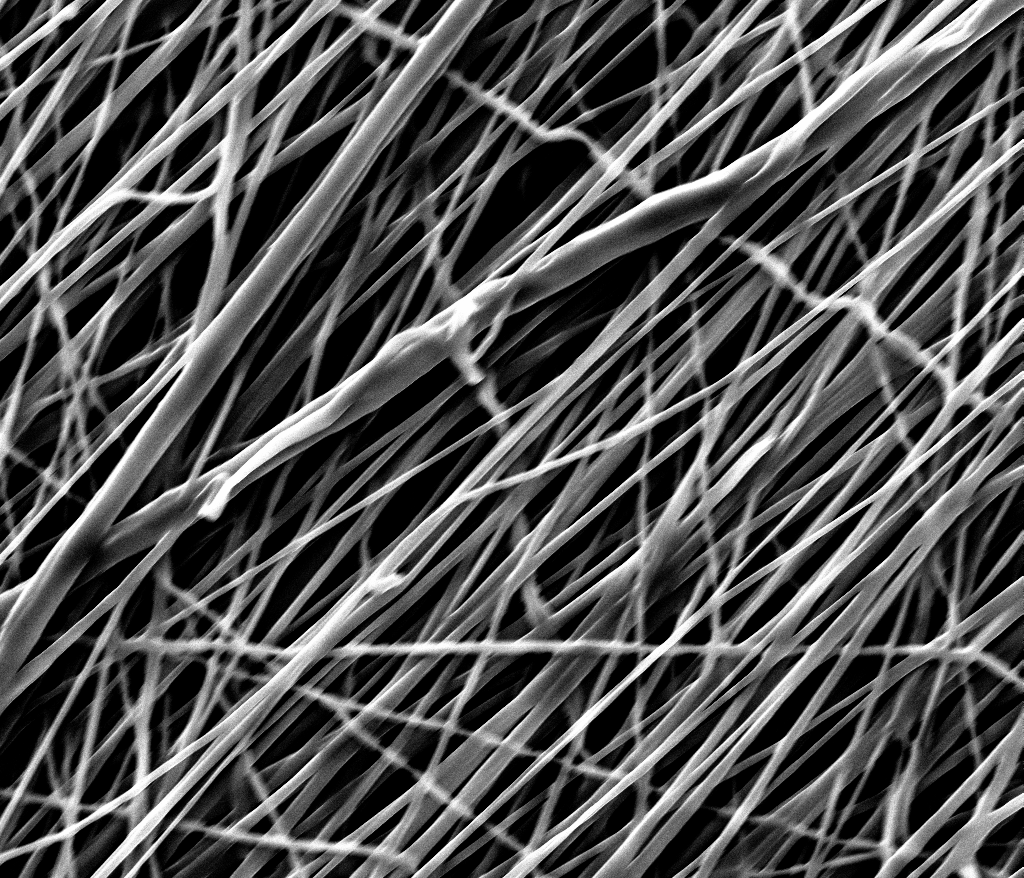
#> input picture Photos/test.png, 1024 x 878 px
$ python main.py
#> lines starting #> are read from the running program, lines starting #| are printed output that depends on the picture; after the words box and inside, x2 and y2 are one past the last pixel; in counts of white or black regions, pixels touching at a corner belong together; long printed decimals are rounded
import cv2
import numpy as np
import math
import matplotlib

def mad(arr):
    """ Median Absolute Deviation: a "Robust" version of standard deviation.
        Indices variabililty of the sample.
        https://en.wikipedia.org/wiki/Median_absolute_deviation
    """
    arr = np.ma.array(arr).compressed() # should be faster to not use masked arrays.
    med = np.median(arr)
    return np.median(np.abs(arr - med))

if __name__=="__main__":
    image = cv2.imread("Photos/test.png")
#> image is the input picture: shape (878, 1024, 3); min 0, max 254, mean 80.3
    gray = cv2.cvtColor(image, cv2.COLOR_BGR2GRAY)
    edges = cv2.Canny(gray, 50, 150, apertureSize=3)
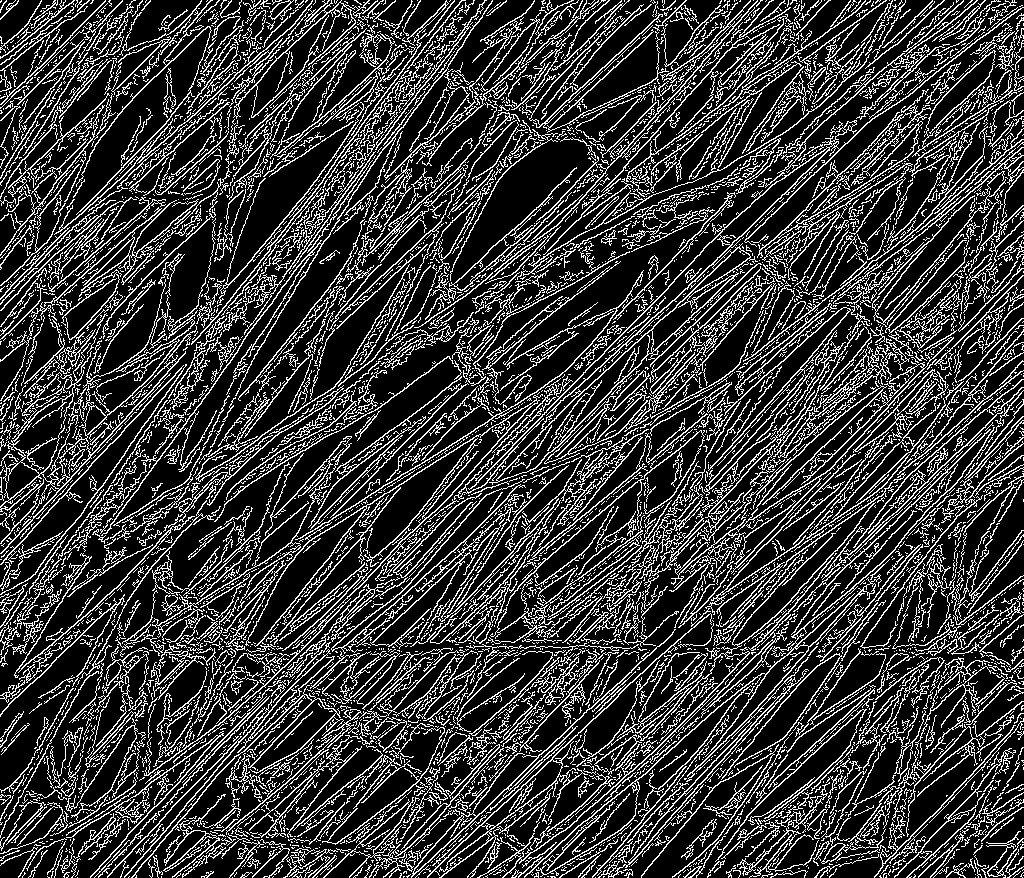
#> edges: shape (878, 1024); 22.4% white in thin lines or dots

    minLineLength = 0
    maxLineGap = 5

    lines = cv2.HoughLinesP(edges, 1, np.pi / 180, 100, minLineLength, maxLineGap)
#> lines = 2378 rows, first 6: [205, 745, 211, 739], [508, 454, 525, 437], [650, 365, 680, 335], [556, 405, 561, 400], [303, 633, 310, 626], [156, 847, 165, 838]

    theLines = []
    for line in lines:
        for x1, y1, x2, y2 in line:
            theLines.append((x1,y1, x2, y2))
            cv2.line(image, (x1, y1), (x2, y2), (255, 255, 0), 2)
#> this loop made 2378 passes
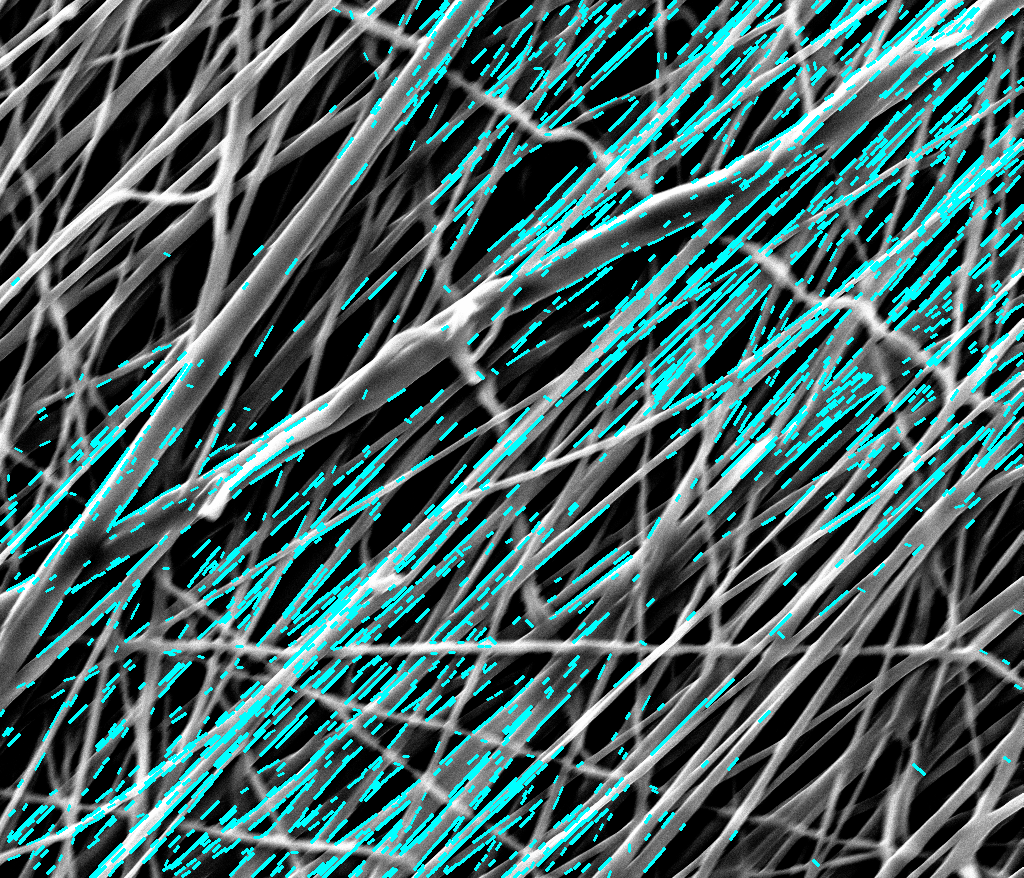
#> image: shape (878, 1024, 3); 12.13% of pixels changed, all inside (x1, y1, x2, y2) = (0, 0, 1024, 878)
#> after the loop, theLines = 2378 items, first 6: (205, 745, 211, 739), (508, 454, 525, 437), (650, 365, 680, 335), (556, 405, 561, 400), (303, 633, 310, 626), (156, 847, 165, 838)

    slopes = []
    for line in theLines:
        x1, y1, x2, y2 = line
        angle = np.rad2deg(
            np.arctan2(y2 - y1, x2 - x1)
        ) + 180
        slopes.append(angle)
#> this loop made 2378 passes
#> (x1, y1, x2, y2, angle) on passes 1 to 3: (205, 745, 211, 739, 135), (508, 454, 525, 437, 135), (650, 365, 680, 335, 135)
#> after the loop, slopes = 2378 values, max 270 at index 2231, min 90 at index 1308, mean 137

    av = mad(slopes)
#> in mad, `arr = np.ma.array(arr).compressed()`: arr has the same summary as slopes outside mad
#> in mad, `med = np.median(arr)`: med = 135
#> av = 3.37
    print(av)
#| 3.366

    cv2.imwrite('out.png', image)

$ run again, with Photos/PU6to1melanin8percent10471xtop_001.tif saved as Photos/test.png
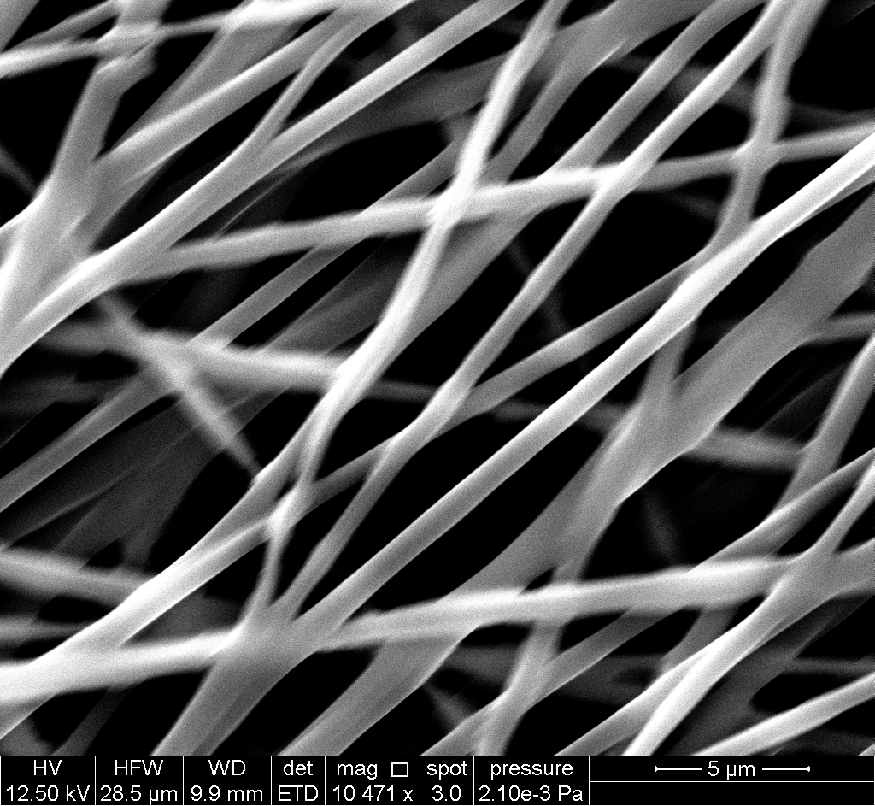
#> input picture Photos/PU6to1melanin8percent10471xtop_001.tif, 875 x 806 px, shrunk from 1024 x 943 before the run
#> image is the input picture: shape (806, 875, 3); min 0, max 255, mean 83.8
#> `edges = cv2.Canny(gray, 50, 150, apertureSize=3)`:
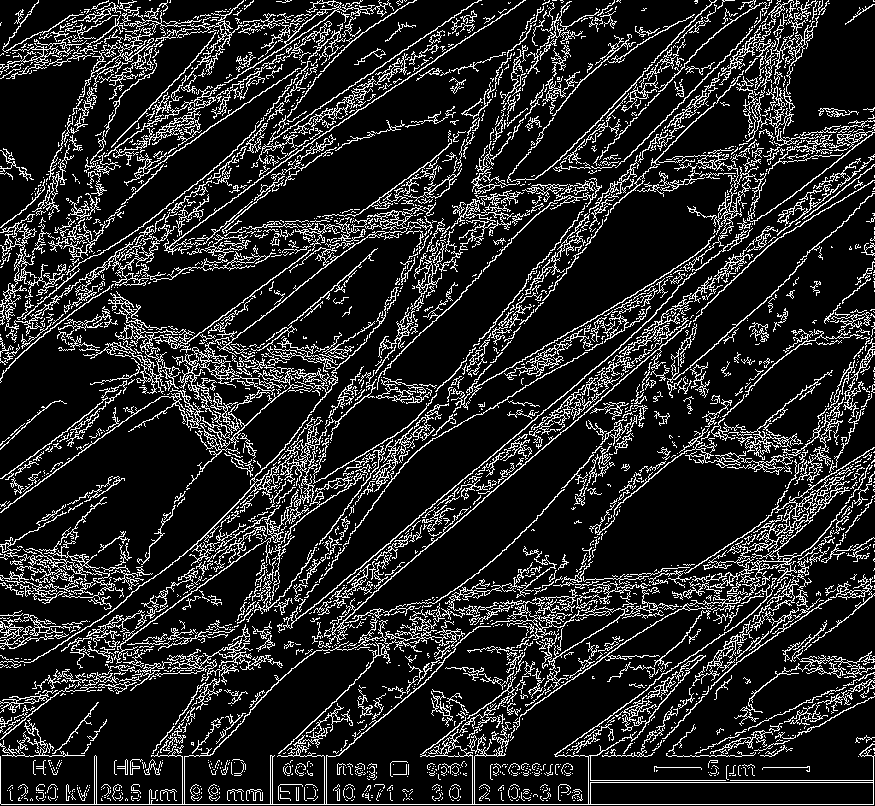
#> edges: shape (806, 875); 15.3% white in thin lines or dots
#> lines = 1006 rows, first 6: [1, 804, 873, 804], [190, 549, 250, 489], [501, 251, 511, 241], [569, 228, 573, 223], [362, 570, 369, 564], [319, 601, 344, 580]
#> the loop `for line in lines:` made 1006 passes
#> after the loop `for line in lines:`:
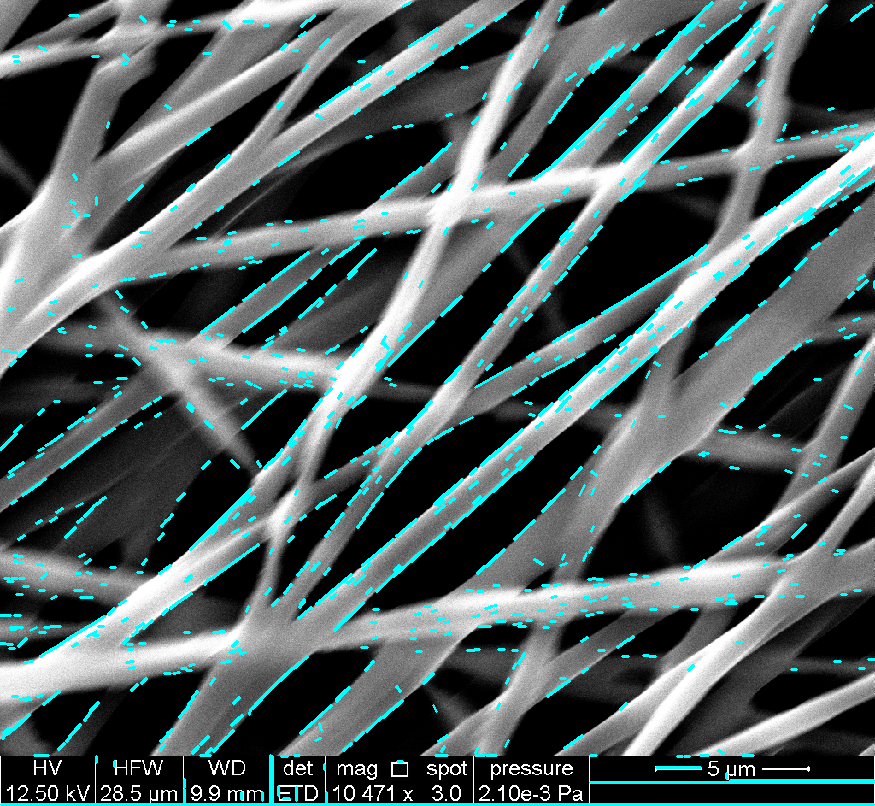
#> image: shape (806, 875, 3); 5.52% of pixels changed, all inside (x1, y1, x2, y2) = (0, 1, 875, 806)
#> after the loop `for line in lines:`: theLines = 1006 items, first 6: (1, 804, 873, 804), (190, 549, 250, 489), (501, 251, 511, 241), (569, 228, 573, 223), (362, 570, 369, 564), (319, 601, 344, 580)
#> the loop `for line in theLines:` made 1006 passes
#> (x1, y1, x2, y2, angle) on passes 1 to 3: (1, 804, 873, 804, 180), (190, 549, 250, 489, 135), (501, 251, 511, 241, 135)
#> after the loop `for line in theLines:`: slopes = 1006 values, max 270 at index 990, min 90 at index 452, mean 151.2
#> arr has the same summary as slopes outside mad
#> med = 141.3
#> av = 9.48
#| 9.479

$ run again, with Photos/PU6to1melanin8percent3111xtop.tif saved as Photos/test.png
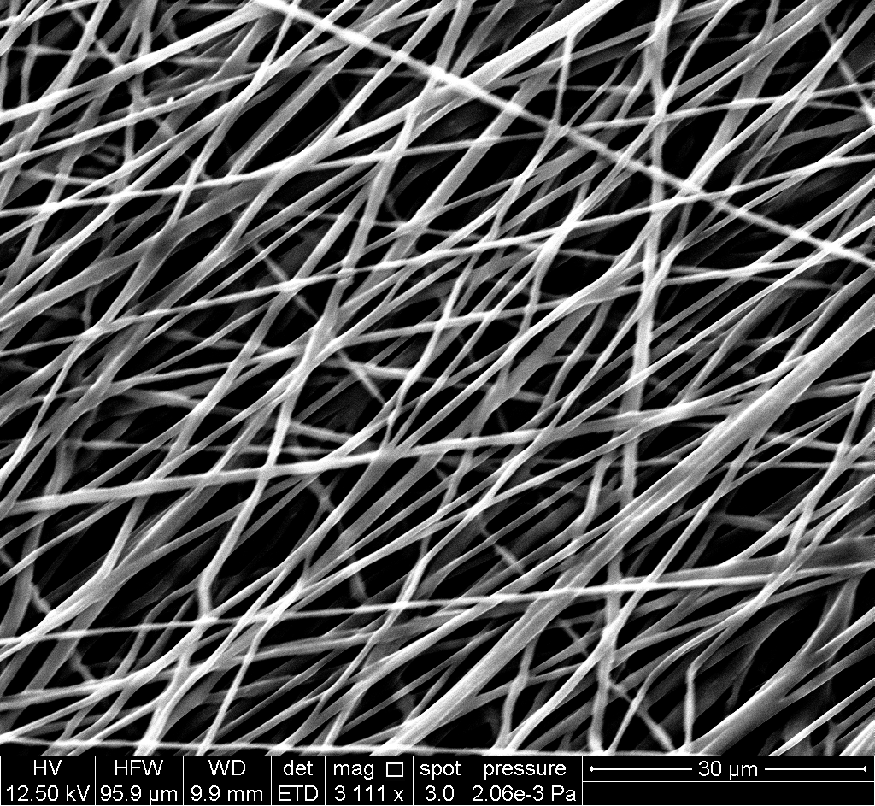
#> input picture Photos/PU6to1melanin8percent3111xtop.tif, 875 x 806 px, shrunk from 1024 x 943 before the run
#> image is the input picture: shape (806, 875, 3); min 0, max 255, mean 82.1
#> `edges = cv2.Canny(gray, 50, 150, apertureSize=3)`:
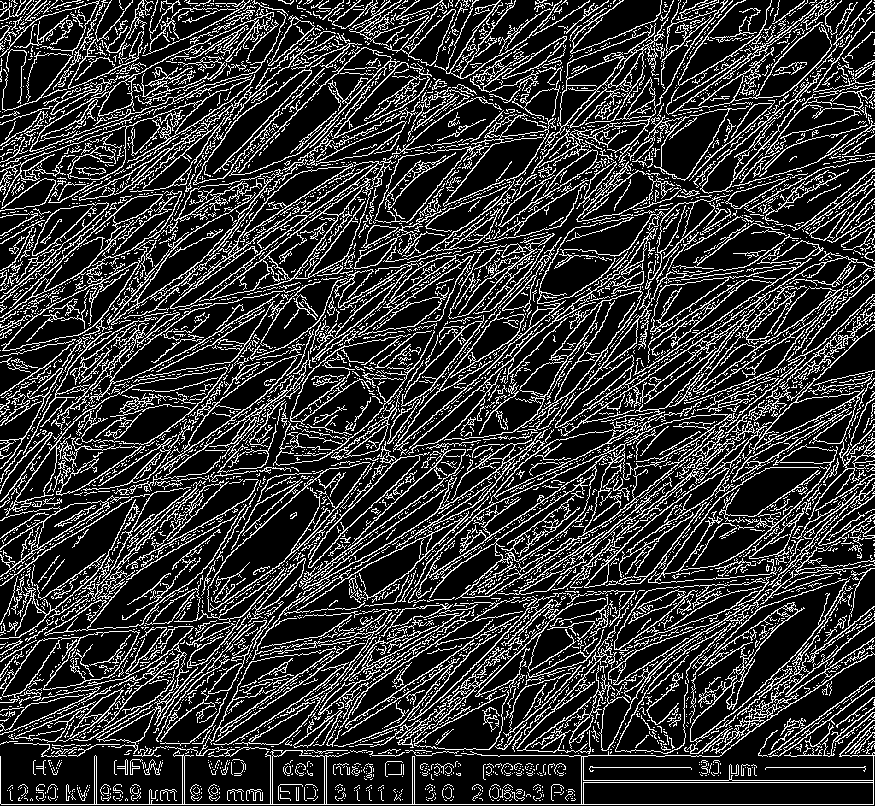
#> edges: shape (806, 875); 20.9% white in thin lines or dots
#> lines = 1772 rows, first 6: [1, 804, 873, 804], [416, 755, 431, 755], [135, 574, 140, 569], [362, 332, 367, 327], [109, 600, 119, 590], [666, 220, 673, 213]
#> the loop `for line in lines:` made 1772 passes
#> after the loop `for line in lines:`:
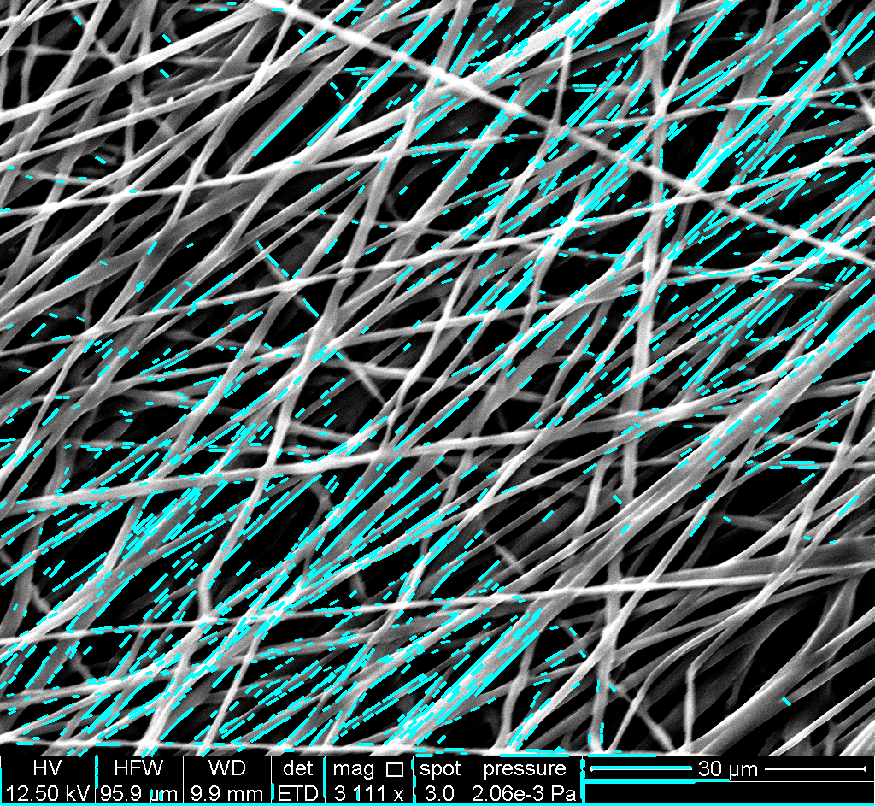
#> image: shape (806, 875, 3); 9.91% of pixels changed, all inside (x1, y1, x2, y2) = (0, 0, 875, 806)
#> after the loop `for line in lines:`: theLines = 1772 items, first 6: (1, 804, 873, 804), (416, 755, 431, 755), (135, 574, 140, 569), (362, 332, 367, 327), (109, 600, 119, 590), (666, 220, 673, 213)
#> the loop `for line in theLines:` made 1772 passes
#> (x1, y1, x2, y2, angle) on passes 1 to 3: (1, 804, 873, 804, 180), (416, 755, 431, 755, 180), (135, 574, 140, 569, 135)
#> after the loop `for line in theLines:`: slopes = 1772 values, max 270 at index 1010, min 90 at index 266, mean 145.3
#> arr has the same summary as slopes outside mad
#> med = 138.8
#> av = 5.65
#| 5.655
